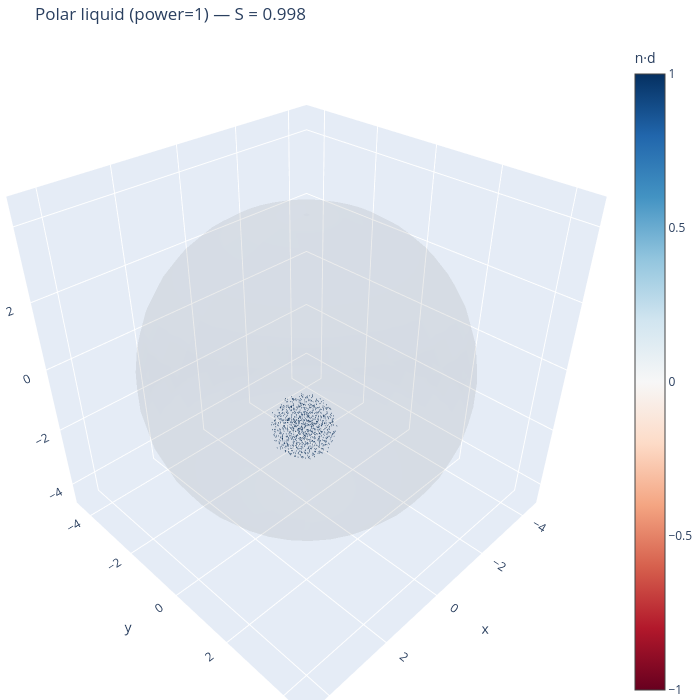

Notebook cell for this chart:
### Markdown cell above
## 10. 3D visualization — polar case

Cones are coloured by the **signed** alignment $\hat n_i \cdot \hat d$ with the
global director. In polar mode all cones should point the same way — blue and
red should not coexist.

### Code cell
import plotly.graph_objects as go

# Compute global director from Q tensor
Q_pol = np.zeros((3, 3))
for a in range(3):
    for b in range(3):
        Q_pol[a, b] = np.mean(
            1.5 * dir_pol[:, a] * dir_pol[:, b] - 0.5 * (a == b)
        )
eigvals_pol, eigvecs_pol = np.linalg.eigh(Q_pol)
director_pol = eigvecs_pol[:, np.argmax(eigvals_pol)]

# Signed alignment with global director
cos_d = dir_pol @ director_pol

fig = go.Figure()
fig.add_trace(go.Cone(
    x=pos_pol[:, 0], y=pos_pol[:, 1], z=pos_pol[:, 2],
    u=dir_pol[:, 0], v=dir_pol[:, 1], w=dir_pol[:, 2],
    sizemode="absolute",
    sizeref=0.5,
    colorscale="RdBu",
    cmin=-1, cmax=1,
    colorbar=dict(title="n·d"),
    anchor="center",
    showscale=True,
))

# Sphere wireframe
phi = np.linspace(0, 2 * np.pi, 40)
theta = np.linspace(0, np.pi, 20)
phi_g, theta_g = np.meshgrid(phi, theta)
xs = R_sphere * np.sin(theta_g) * np.cos(phi_g)
ys = R_sphere * np.sin(theta_g) * np.sin(phi_g)
zs = R_sphere * np.cos(theta_g)
fig.add_trace(go.Surface(
    x=xs, y=ys, z=zs,
    opacity=0.07,
    colorscale=[[0, "gray"], [1, "gray"]],
    showscale=False,
    hoverinfo="skip",
))

lim = R_sphere * 1.1
fig.update_layout(
    scene=dict(
        xaxis=dict(range=[-lim, lim]),
        yaxis=dict(range=[-lim, lim]),
        zaxis=dict(range=[-lim, lim]),
        aspectmode="cube",
    ),
    title=f"Polar liquid (power=1) — S = {S_arr_p[-1]:.3f}",
    width=700, height=700,
    margin=dict(l=0, r=0, t=40, b=0),
)
fig.show()

### Figure 1 — Plotly figure (JSON) as saved in the notebook; plotly's stock layout.template omitted (floating-point values rounded to 4 significant figures; data arrays with more than 128 entries replaced by an {"elided": "..."} marker saying what was removed)
{"data": [{"anchor": "center", "cmax": 1, "cmin": -1, "colorbar": {"title": {"text": "n·d"}}, "colorscale": [[0, "rgb(103,0,31)"], [0.1, "rgb(178,24,43)"], [0.2, "rgb(214,96,77)"], [0.3, "rgb(244,165,130)"], [0.4, "rgb(253,219,199)"], [0.5, "rgb(247,247,247)"], [0.6, "rgb(209,229,240)"], [0.7, "rgb(146,197,222)"], [0.8, "rgb(67,147,195)"], [0.9, "rgb(33,102,172)"], [1, "rgb(5,48,97)"]], "showscale": true, "sizemode": "absolute", "sizeref": 0.5, "type": "cone", "u": {"elided": "1000 float values"}, "v": {"elided": "1000 float values"}, "w": {"elided": "1000 float values"}, "x": {"elided": "1000 float values"}, "y": {"elided": "1000 float values"}, "z": {"elided": "1000 float values"}}, {"colorscale": [[0, "gray"], [1, "gray"]], "hoverinfo": "skip", "opacity": 0.07, "showscale": false, "type": "surface", "x": {"elided": "20x40 float values"}, "y": {"elided": "20x40 float values"}, "z": {"elided": "20x40 float values"}}], "layout": {"height": 700, "margin": {"b": 0, "l": 0, "r": 0, "t": 40}, "scene": {"aspectmode": "cube", "xaxis": {"range": [-4.731, 4.731]}, "yaxis": {"range": [-4.731, 4.731]}, "zaxis": {"range": [-4.731, 4.731]}}, "title": {"text": "Polar liquid (power=1) — S = 0.998"}, "width": 700}}
